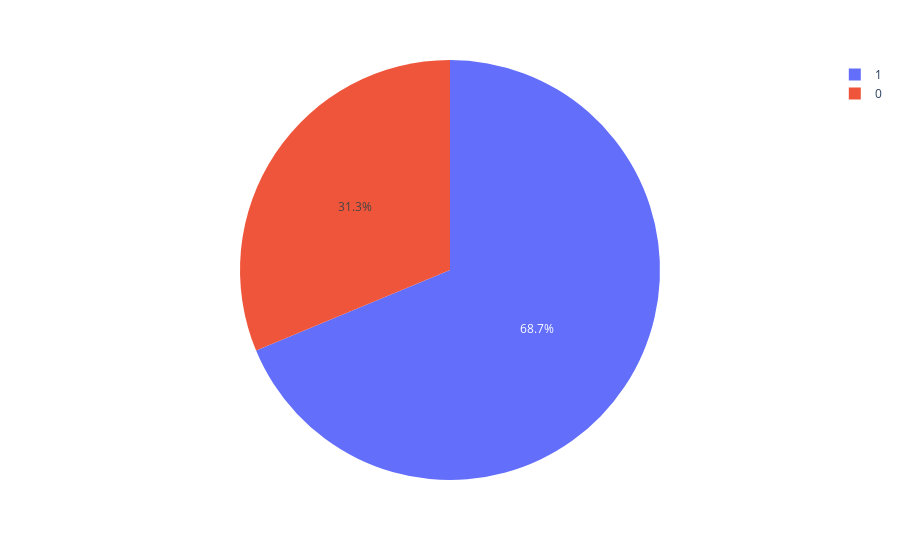

Write notebook code for a chart like this one.
### Markdown cell above
# Observations and Feature Analysis

Analyze the importance of features in predicting loan status using techniques like feature importance plots or correlation analysis.

Identify the features that play a vital role in determining whether a customer gets a loan or not.

### Code cell
ex.pie(train_data,names='Loan_Status')

### Figure 1 — Plotly figure (JSON) as saved in the notebook; plotly's stock layout.template omitted (floating-point values rounded to 4 significant figures; data arrays with more than 128 entries replaced by an {"elided": "..."} marker saying what was removed)
{"data": [{"domain": {"x": [0, 1], "y": [0, 1]}, "hovertemplate": "Loan_Status=%{label}<extra></extra>", "labels": {"elided": "614 int values"}, "legendgroup": "", "name": "", "showlegend": true, "type": "pie"}], "layout": {"legend": {"tracegroupgap": 0}, "margin": {"t": 60}}}
